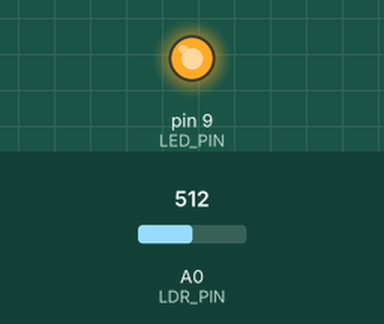
Recording of a sketch running on a simulated Arduino Uno, built with avr-gcc and run on an emulated ATmega328P. On the bench: output pins drawn as LEDs (lit = HIGH). Inputs (shaded band) come from the test bench; at power-on: A0 (LDR_PIN) = 512.

Above: at 1.2 s.
1.3 s: A0 (LDR_PIN) set to 268
2.8 s: A0 (LDR_PIN) set to 237
At 4.0 s:
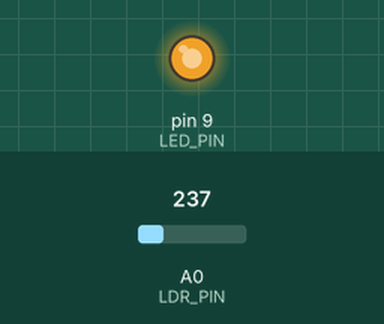
4.3 s: A0 (LDR_PIN) set to 180
At 5.3 s:
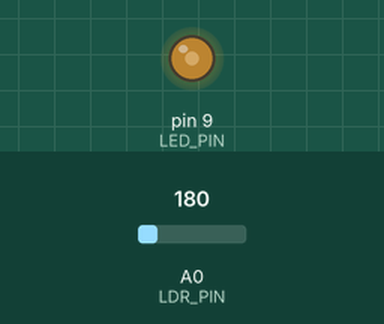
5.8 s: A0 (LDR_PIN) set to 200
At 6.4 s:
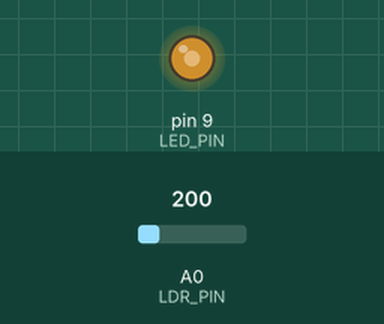
7.3 s: A0 (LDR_PIN) set to 122
At 7.6 s:
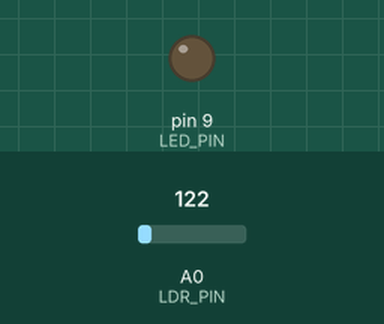
Timing chart, 0 to 9.8 s (numbered marks = the images above; inputs shaded):
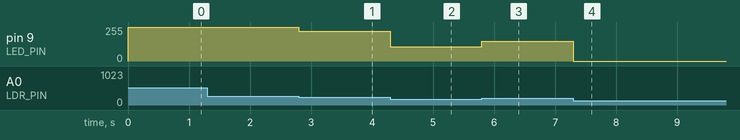

The sketch:

light.ino
```cpp
// Arduino LDR and LED Control Code

const int LDR_PIN = A0; // Analog input pin for LDR sensor
const int LED_PIN = 9; // PWM output pin for LED

const int TARGET_LDR_VALUE = 190; // Desired LDR value (adjust this to your desired constant level)
void setup() {

 pinMode(LDR_PIN, INPUT);
 pinMode(LED_PIN, OUTPUT);

}
void loop() {
 int ldrValue = analogRead(LDR_PIN); // Read LDR sensor value (0-1023)

 // Calculate the error between the current LDR value and the target value
 int error = ldrValue - TARGET_LDR_VALUE;

 // Calculate the brightness adjustment based on the error
 int brightnessAdjustment = error * 2; // Adjust gain as needed for finer control
 // Calculate the new brightness value, starting with a default brightness
 int brightness = 128 + brightnessAdjustment;
 // Constrain the brightness value to ensure it stays within the valid range (0-255)
 brightness = constrain(brightness, 0, 255);

// Set the brightness of the LED using the calculated brightness value
 analogWrite(LED_PIN, brightness);

}
```

Measured:
- after the input at 1.3 s, every drawn part: stays the same
- after the input at 2.8 s, pin 9 (LED_PIN): 255/255 → 222/255 at once
- after the input at 4.3 s, pin 9 (LED_PIN): 222/255 → 108/255 at once
- after the input at 5.8 s, pin 9 (LED_PIN): 108/255 → 148/255 at once
- after the input at 7.3 s, pin 9 (LED_PIN): 148/255 → 0/255 at once
